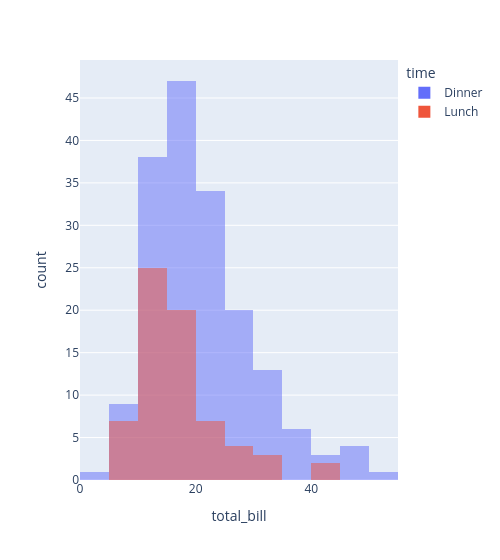

Source (notebook cell):
### Code cell
#plotly histogram
px.histogram(data_frame=tip_df, x='total_bill',width=500, nbins=20, color='time', barmode='overlay')

### Figure 1 — Plotly figure (JSON) as saved in the notebook; plotly's stock layout.template omitted (floating-point values rounded to 4 significant figures; data arrays with more than 128 entries replaced by an {"elided": "..."} marker saying what was removed)
{"data": [{"bingroup": "x", "hovertemplate": "time=Dinner<br>total_bill=%{x}<br>count=%{y}<extra></extra>", "legendgroup": "Dinner", "marker": {"color": "#636efa", "opacity": 0.5, "pattern": {"shape": ""}}, "name": "Dinner", "nbinsx": 20, "orientation": "v", "showlegend": true, "type": "histogram", "x": {"elided": "176 float values"}, "xaxis": "x", "yaxis": "y"}, {"bingroup": "x", "hovertemplate": "time=Lunch<br>total_bill=%{x}<br>count=%{y}<extra></extra>", "legendgroup": "Lunch", "marker": {"color": "#EF553B", "opacity": 0.5, "pattern": {"shape": ""}}, "name": "Lunch", "nbinsx": 20, "orientation": "v", "showlegend": true, "type": "histogram", "x": [27.2, 22.76, 17.29, 19.44, 16.66, 10.07, 32.68, 15.98, 34.83, 13.03, 18.28, 24.71, 21.16, 10.65, 12.43, 24.08, 11.69, 13.42, 14.26, 15.95, 12.48, 29.8, 8.52, 14.52, 11.38, 22.82, 19.08, 20.27, 11.17, 12.26, 18.26, 8.51, 10.33, 14.15, 16.0, 13.16, 17.47, 34.3, 41.19, 27.05, 16.43, 8.35, 18.64, 11.87, 9.78, 7.51, 19.81, 28.44, 15.48, 16.58, 7.56, 10.34, 43.11, 13.0, 13.51, 18.71, 12.74, 13.0, 16.4, 20.53, 16.47, 12.16, 13.42, 8.58, 15.98, 13.42, 16.27, 10.09], "xaxis": "x", "yaxis": "y"}], "layout": {"barmode": "overlay", "legend": {"title": {"text": "time"}, "tracegroupgap": 0}, "margin": {"t": 60}, "width": 500, "xaxis": {"anchor": "y", "domain": [0, 1], "title": {"text": "total_bill"}}, "yaxis": {"anchor": "x", "domain": [0, 1], "title": {"text": "count"}}}}
